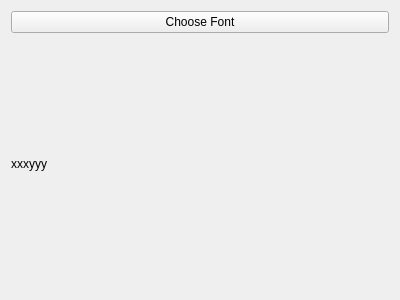
<?xml version="1.0" encoding="UTF-8"?>
<ui version="4.0">
 <class>Widget</class>
 <widget class="QWidget" name="Widget">
  <property name="geometry">
   <rect>
    <x>0</x>
    <y>0</y>
    <width>400</width>
    <height>300</height>
   </rect>
  </property>
  <property name="windowTitle">
   <string>Widget</string>
  </property>
  <layout class="QVBoxLayout" name="verticalLayout">
   <item>
    <widget class="QPushButton" name="pickFont">
     <property name="text">
      <string>Choose Font</string>
     </property>
    </widget>
   </item>
   <item>
    <widget class="QLabel" name="label">
     <property name="text">
      <string>xxxyyy</string>
     </property>
    </widget>
   </item>
  </layout>
 </widget>
 <layoutdefault spacing="6" margin="11"/>
 <resources/>
 <connections/>
</ui>
